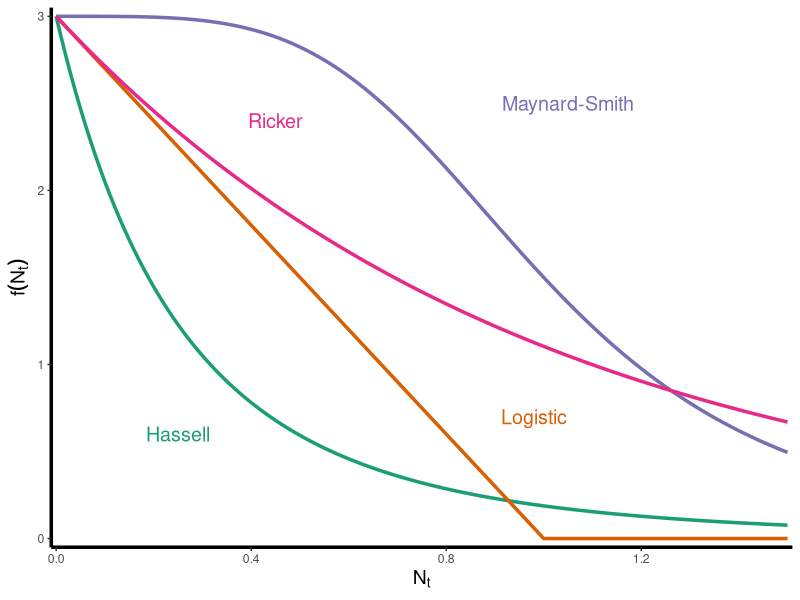
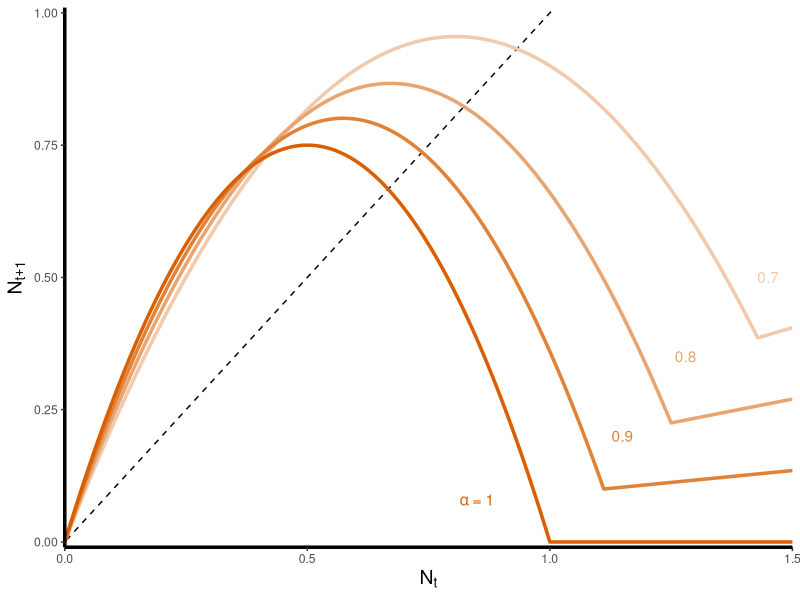

Reproduce these figures in R, in order. (Note: this script raises an error after producing the figures.)
# Contact: zachary.miller@yale.edu
# Simulation and visualization code for
# "Stabilization of fluctuating population dynamics via the evolution of dormancy"
# by Z.R. Miller, D. Vasseur, and P.M. Hull

library(tidyverse)
library(viridis)
library(ggpubr)
library(RColorBrewer)
library(deSolve)

viridis_pal <- viridis(10) # define a palette to use throughout

##### Simulation functions #####

general_dormancy_dynamics <- function(r1, r2 = r1, # intrinsic growth rates 
                                      a1, a2 = a1, # active fractions (controlling fraction dormant)
                                      m1, m2 = m1, # mortality rates in dormancy
                                      x1_init, x2_init = 0, # initial population sizes
                                      t_max, # number of time steps to iterate dynamics
                                      dd_function = logistic_map # function defining density-dependence of net growth rates
                                      ){
  
  # General function for numerically iterating population dynamics of two ecotypes with dormancy
  # Dynamics correspond to Eq. S11
  # For dynamics of one ecotype, use x2_init = 0

  # Initialize populations
  x1 <- x2 <- vector(length = t_max)
  x1[1] <- x1_init
  x2[1] <- x2_init
  
  # Iterate dynamics
  for(i in 1:(t_max-1)){
    
    x1[i+1] <- r1 * a1 * x1[i] * dd_function(a1 * x1[i] + a2 * x2[i]) + (1 - a1) * (1 - m1) * x1[i]
    x2[i+1] <- r2 * a2 * x2[i] * dd_function(a1 * x1[i] + a2 * x2[i]) + (1 - a2) * (1 - m2) * x2[i]
    
  }
  
  # Organize output
  ts <- tibble(t = 1:t_max, x1 = x1, x2 = x2) # convert to tibble
  ts <- ts %>% pivot_longer(cols = -t, names_to = "type") # pivot to tidy form (for convenient plotting)
  if(x2_init == 0) ts <- ts %>% filter(type != "x2") # if second ecotype not present, remove from the output
  
  return(ts)
}


glv_dormancy <- function(t, x, parameters) {
  with(as.list(c(x, parameters)), {
    
    # general function for generalized Lotka-Volterra dynamics with dormancy
    # (for numerical integration with deSolve)
    
    A <- matrix(A, nrow = 3 * n) # interaction matrix
    B <- matrix(B, nrow = 3 * n) # dormancy transition matrix
    
    dx <- x * (r + A %*% x) + B %*% x # after Eq. 6
    
    return(list(dx))
  })
}

### Common forms of density-dependence (with arbitrary parameterizations)

logistic_map <- function(x){
  pmax(1 - x, 0)
}

ricker_map <- function(x){
  exp(-x)
}

hassell_map <- function(x){
  1 / (1 + x)^4
}

maynardsmith_map <- function(x){
  1 / (1 + x^4)
}


##### Manuscript figures #####

### Conceptual figure (Fig. 1)

## Panel A: Illustration of common (separable) density-dependence functions
r <- 3
df_models <- tibble(N = seq(0, 1.5, by = 0.01),
                    logistic = r * logistic_map(N),
                    ricker = r * ricker_map(N),
                    hassell = r * hassell_map(N),
                    maynardsmith = r * maynardsmith_map(N))

pa <- df_models %>% 
  pivot_longer(cols = -N, names_to = "model", values_to = "growth_rate") %>% # pivot to tidy form
  ggplot() + 
  aes(x = N, y = growth_rate, group = model, color = model) +
  geom_line(size = 1.2) + 
  annotate("text", x = c(0.25, 0.98, 1.05, 0.45), y = c(0.6, 0.7, 2.5, 2.4), 
           label = c("Hassell", "Logistic", "Maynard-Smith", "Ricker"),
           color = brewer.pal(4, "Dark2"),
           size = 5) + 
  xlab(expression(N[t])) + ylab(expression(f(N[t]))) + 
  scale_x_continuous(expand = c(0, 0.01), breaks = c(0, 0.4, 0.8, 1.2)) + 
  scale_y_continuous(expand = c(0, 0.05), limits = c(0, 3)) + 
  scale_color_manual(values = brewer.pal(4, "Dark2")) + 
  theme_classic() + 
  theme(legend.position = "none",
        axis.title = element_text(size = 14, face = "bold"),
        axis.line = element_line(linewidth = 1.2))

ggsave(filename = "./figures/models_conceptual.png", plot = pa, device = "png", 
       width = 4, height = 3, units = "in", dpi = 500)

## Panel B: Illustration of population map with dormancy (using logistic density-dependence)
df_alphas <- tibble(N = seq(0, 1.5, by = 0.001), # generate maps for different choices of alpha
                    a_1 = N * r * logistic_map(N),
                    a_0.9 = 0.9 * N * r * logistic_map(0.9 * N) + (1 - 0.9) * (1 - 0.1) * N,
                    a_0.7 = 0.7 * N * r * logistic_map(0.7 * N) + (1 - 0.7) * (1 - 0.1) * N,
                    a_0.8 = 0.8 * N * r * logistic_map(0.8 * N) + (1 - 0.8) * (1 - 0.1) * N)
  
pb <- df_alphas %>% 
  pivot_longer(cols = -N, names_to = "alpha", values_to = "N_plus") %>% # pivot to tidy form
  ggplot() + 
  aes(x = N, y = N_plus, group = alpha, color = alpha) + 
  geom_abline(slope = 1, intercept = 0, linetype = "dashed") + # add one-to-one line
  geom_line(size = 1.2) + 
  annotate("text", 
           x = c(1.45, 1.28, 1.15, 0.85), 
           y = c(0.5, 0.35, 0.2, 0.08), 
           label = c(0.7, 0.8, 0.9, "paste(alpha, \" = 1\")"),
           parse = TRUE,
           color = colorRampPalette(c("#F2C9AA", "#D95F02"))(4)) + # match scale_color palette (below)
  xlab(expression(N[t])) + ylab(expression(N[t+1])) + 
  scale_x_continuous(expand = c(0, 0), breaks = c(0, 0.5, 1, 1.5)) + 
  scale_y_continuous(expand = c(0, 0.01), limits = c(0, 1)) + 
  scale_color_manual(values = colorRampPalette(c("#F2C9AA", "#D95F02"))(4)) +
  theme_classic() + 
  theme(legend.position = "none",
        axis.title = element_text(size = 14, face = "bold"),
        axis.line = element_line(linewidth = 1.2))

ggsave(filename = "./figures/alphas_conceptual.png", plot = pb, device = "png", 
       width = 4, height = 3, units = "in", dpi = 500)


### Logistic model bifurcation diagram (Fig. 2)

r_seq <- seq(0.01, 5, 0.001)
bif_df <- tibble(r = numeric(),
                 values = numeric())

# Iterate logistic model without dormancy to generate standard bifurcation diagram (for panel A)
for(r in r_seq){
  
  # Iterate dynamics for 1000 timesteps to determine attractor
  ts <- general_dormancy_dynamics(r1 = r, a1 = 1, m1 = 0, 
                            x1_init = max(0, (r - 1) / r + 0.01), # start near equilibrium for faster convergence
                            x2_init = 0, 
                            t_max = 1000, 
                            dd_function = logistic_map)
  
  ts <- ts %>% replace(is.na(.), 0)
  bif_df <- bif_df %>% add_row(r = r, values = unique(tail(ts$value, 100))) # save unique values from last 100 time steps
}

# Now use r_eff (Eq. 3) to classify dynamics for different combinations of r and alpha
df <- tibble(expand.grid(a = seq(0.01, 1, by = 0.001), 
                         r = r_seq))

m <- 0.01 # fix m at a small value

df <- df %>% 
  mutate(r_eff = a * r + (1 - a) * (1 - m), # calculate r_eff (Eq. 3)
         dyn = ifelse(r_eff < 1, 0, # classify dynamics using known bifurcation points for the logistic map (see e.g. Devenay 1986/2019)
                      ifelse(r_eff < 3, 1, # 0 denotes extinction, Inf denotes chaos, otherwise numbers denote the periodicity
                             ifelse(r_eff < 3.4495, 2,
                                    ifelse(r_eff < 3.544, 4,
                                           ifelse(r_eff < 3.56995, 8, Inf))))))

## Panel A: Plot standard bifurcation diagram

pa <- bif_df %>% 
  left_join(., df %>% filter(a == 1), by = "r") %>% # join data frames (to color by qualitative dynamics)
  filter(r >= 1) %>% # only plot r values where the population can grow
  ggplot() + 
  aes(x = r, y = values, color = as.factor(dyn)) + 
  geom_point(size = 0.1) + 
  xlab("Growth rate (r)") + 
  ylab("Population size") +
  scale_x_continuous(expand = c(0, 0)) +
  scale_color_manual(values = c(viridis_pal[1],
                               viridis_pal[4],
                               viridis_pal[7:10])) +
  guides(color = FALSE) +
  theme_classic()

## Panel B: Qualitative dynamics as a function of alpha and r

pb <- df %>% 
  filter(a > 0, r >= 1) %>%
  ggplot() + 
  aes(x = r, y = a, fill = as.factor(dyn)) + 
  geom_raster() + 
  xlab("Growth rate (r)") + ylab(expression(Active~fraction~(alpha))) +
  scale_x_continuous(expand = c(0, 0)) +
  scale_y_continuous(expand = c(0, 0)) + 
  scale_fill_manual(values = c(viridis_pal[1],
                               viridis_pal[4],
                               viridis_pal[7:10]),
                    labels = c("Extinction",
                               "Stable",
                               "Period 2",
                               "Period 4",
                               "Period 8+",
                               "Chaos")) + 
  guides(fill = guide_legend(override.aes = list(size = 0.4))) + 
  theme_bw() + 
  theme(legend.position = c(0.65, 0.1), 
        legend.direction = "horizontal",
        legend.title = element_blank(), 
        legend.text = element_text(size = 8),
        legend.margin = margin(c(2,2,2,2)))

# combine panels
p <- ggarrange(plotlist = list(pa, pb), nrow = 2, heights = c(0.5, 1), 
          labels = "AUTO", font.label = list(face = "plain"))

ggsave(filename = "./figures/bifurcation_diagram.png", plot = p, device = "png", 
     width = 4.5, height = 6, units = "in", dpi = 400)


### Mutual invasion time series (Fig. 3)

all_ts <- tibble(t = numeric(), type = numeric(), value = numeric(),
                 inv_a = numeric(), IC = character())

# global parameters
r_res <- 3.8
r_inv <- 3.8
m <- 0.05

t_est <- 50 # iterate resident dynamics for t_est steps so that invader enters with resident at steady state
t_max <- 200 # number of time steps for invasion time series

## Panel TL

# set parameters (discussed in text)
a_res <- 1
a_inv <- 0.7

# iterate resident dynamics to reach steady state
establish_res <- general_dormancy_dynamics(r1 = r_res, r2 = r_inv, a1 = a_res, a2 = a_inv, m1 = m,
                                           x1_init = (a_res * r_res + (1 - a_res) * (1 - m) - 1) / (r_res * a_res^2) + 0.01, # start near equilibrium for faster convergence
                                           x2_init = 0, t_max = t_est)

# iterate dynamics with invader at low initial abundance
introduce_inv <- general_dormancy_dynamics(r1 = r_res, r2 = r_inv, a1 = a_res, a2 = a_inv, m1 = m,
                                           x1_init = max(tail(establish_res, 2)$value), 
                                           x2_init = 0.01, t_max = t_max)

ts <- introduce_inv %>% mutate(type = ifelse(type == "x1", 2, 1),
                               inv_a = min(a_res, a_inv), IC = "No-dormancy resident")
all_ts <- all_ts %>% add_row(ts)

# for inset panel
long_ts <- general_dormancy_dynamics(r1 = r_res, r2 = r_inv, a1 = a_res, a2 = a_inv, m1 = m,
                                           x1_init = 0.1, 
                                           x2_init = 0.1, t_max = 1000)

long_ts <- long_ts %>% mutate(type = ifelse(type == "x1", 2, 1),
                              inv_a = min(a_res, a_inv), IC = "No-dormancy resident")

## Panel TR

# set parameters (discussed in text)
a_res <- 0.7
a_inv <- 1

# iterate resident dynamics to reach steady state
establish_res <- general_dormancy_dynamics(r1 = r_res, r2 = r_inv, a1 = a_res, a2 = a_inv, m1 = m,
                                           x1_init = (a_res * r_res + (1 - a_res) * (1 - m) - 1) / (r_res * a_res^2) + 0.01, # start near equilibrium for faster convergence
                                           x2_init = 0, t_max = t_est)

# iterate dynamics with invader at low initial abundance
introduce_inv <- general_dormancy_dynamics(r1 = r_res, r2 = r_inv, a1 = a_res, a2 = a_inv, m1 = m,
                                           x1_init = max(tail(establish_res, 2)$value), 
                                           x2_init = 0.01, t_max = t_max)

ts <- introduce_inv %>% mutate(type = ifelse(type == "x1", 1, 2),
                               inv_a = min(a_res, a_inv), IC = "Dormancy resident")
all_ts <- all_ts %>% add_row(ts)

## Panel BL

# set parameters (discussed in text)
a_res <- 1
a_inv <- 0.8

# iterate resident dynamics to reach steady state
establish_res <- general_dormancy_dynamics(r1 = r_res, r2 = r_inv, a1 = a_res, a2 = a_inv, m1 = m,
                                           x1_init = (a_res * r_res + (1 - a_res) * (1 - m) - 1) / (r_res * a_res^2) + 0.01, # start near equilibrium for faster convergence
                                           x2_init = 0, t_max = t_est)

# iterate dynamics with invader at low initial abundance
introduce_inv <- general_dormancy_dynamics(r1 = r_res, r2 = r_inv, a1 = a_res, a2 = a_inv, m1 = m,
                                           x1_init = max(tail(establish_res, 2)$value), 
                                           x2_init = 0.01, t_max = t_max)

ts <- introduce_inv %>% mutate(type = ifelse(type == "x1", 2, 1),
                               inv_a = min(a_res, a_inv), IC = "No-dormancy resident")
all_ts <- all_ts %>% add_row(ts)

## Panel BR

# set parameters (discussed in text)
a_res <- 0.8
a_inv <- 1

# iterate resident dynamics to reach steady state
establish_res <- general_dormancy_dynamics(r1 = r_res, r2 = r_inv, a1 = a_res, a2 = a_inv, m1 = m,
                                           x1_init = (a_res * r_res + (1 - a_res) * (1 - m) - 1) / (r_res * a_res^2) + 0.01, # start near equilibrium for faster convergence
                                           x2_init = 0, t_max = t_est)

# iterate dynamics with invader at low initial abundance
introduce_inv <- general_dormancy_dynamics(r1 = r_res, r2 = r_inv, a1 = a_res, a2 = a_inv, m1 = m,
                                           x1_init = max(tail(establish_res, 2)$value), 
                                           x2_init = 0.01, t_max = t_max)

ts <- introduce_inv %>% mutate(type = ifelse(type == "x1", 1, 2),
                               inv_a = min(a_res, a_inv), IC = "Dormancy resident")
all_ts <- all_ts %>% add_row(ts)

p <- all_ts %>%
  ggplot() + 
  aes(x = t, y = value, group = type, color = as.factor(type)) +
  geom_line() + 
  facet_grid(inv_a~fct_rev(IC),
             labeller = labeller(inv_a = function(x) paste("\U03B1' =", x))) + 
  scale_y_log10() + 
  scale_color_manual(values = c(viridis_pal[4],
                                viridis_pal[10])) + 
  xlab("Time") + ylab("Population size") + 
  coord_cartesian(ylim = c(0.002, 1.1)) +
  theme_classic() + 
  theme(legend.position = "none",
        #strip.text.x = element_blank(),
        panel.border = element_rect(colour = "black", 
                                    fill = NA, linewidth = 0.75))

p_inset <- long_ts %>%
  ggplot() + 
  aes(x = t, y = value, group = type, color = as.factor(type)) + 
  geom_line() + 
  scale_y_log10() + 
  scale_x_continuous(breaks = c(992, 996, 1000)) + 
  scale_color_manual(values = c(viridis_pal[4],
                                viridis_pal[10])) + 
  xlab("Time") + ylab("Population size") + 
  coord_cartesian(xlim = c(992, 1000), ylim = c(0.06, 1.1)) +
  theme_classic() + 
  theme(legend.position = "none",
        #strip.text.x = element_blank(),
        axis.text=element_text(size = 8),
        axis.title = element_blank(),
        panel.border = element_rect(colour = "black", 
                                    fill = NA, linewidth = 0.75))

p_comb <- ggdraw() +
  draw_plot(p) +
  draw_plot(p_inset, height = 0.23, width = 0.23, x = 0.27, y = 0.53)

ggsave(filename = "./figures/invasion.png", plot = p_comb, device = "png", 
      width = 5, height = 4, units = "in", dpi = 500)


### Numerical calculation of IGR with varying alpha and m for several r values

r_vec <- c(3.2, 3.4, 3.6, 3.8, 3.9)

# how many alpha and m values to test
a_n <- 1000
r_n <- 1000

a_vec <- seq(0.001, 0.99, length.out = a_n)
TOL <- 10^-5

t_max <- 1000 # number of timesteps for numerical iteration
t_inv <- t_max - 400 # timepoint at which to begin calculating IGR (allowing resident to reach steady state)

df <- tibble(a = numeric(), 
             r = numeric(), 
             m = numeric(), 
             var_x = numeric(),
             IGR = numeric())

for(r in r_vec){
  
  # iterate resident dynamics (always using resident with no dormancy)
  ts <- general_dormancy_dynamics(r1 = r, a1 = 1, m1 = 0, 
                                  x1_init = (r - 1)/r + 0.01, # start near equilibrium for fast convergence
                                  x2_init = 0, t_max = t_max)
  ts <- ts %>% pull(value)
  ts <- ts[t_inv:t_max] # pull late values (after transient dynamics have elapsed)
  
  # find a time point such that net population change is minimized
  end_pt <- which.min(abs(cumsum(log(r * (1 - ts)))))
  x <- ts[1:(end_pt)] # extract stationary sequence of time points
  
  for(i in 1:length(a_vec)){
    
    inv_a <- a_vec[i]
    
    print(inv_a)
    
    # binary search over m
    
    L <- 0
    R <- 1
    m <- 0.5
    IGR <- (1 / length(x)) * sum(log(r * inv_a * (1 - x) + (1 - inv_a) * (1 - m))) 
    while(abs(IGR) > TOL){
      
      if(IGR > 0){
        L <- m
      }else{
        R <- m
      }
      
      m <- (L + R) / 2
      
      IGR <- (1 / length(x)) * sum(log(r * inv_a * (1 - x) + (1 - inv_a) * (1 - m))) 
    }
    
    df <- df %>% add_row(a = inv_a, r = r, m = m, var_x = var(x), IGR = IGR)
  }
}

p <- df %>% 
  group_by(r, a) %>% 
  ggplot() +
  aes(x = a, y = m, group = r, color = as.factor(r), fill = as.factor(r)) + 
  geom_ribbon(aes(x = a, ymax = m),ymin = 0, alpha = 0.2) +
  geom_line(size = 1.2) +
  scale_color_manual(values = viridis(20)[c(13,15,17,19,20)]) + 
  scale_fill_manual(values = viridis(20)[c(13,15,17,19,20)]) + 
  scale_x_continuous(limits = c(0, 1.1), 
                     breaks = c(0, 0.2, 0.4, 0.6, 0.8, 1), expand = c(0, 0)) +
  scale_y_continuous(limits = c(0, 0.58), expand = c(0, 0)) + 
  xlab(expression(Invader~active~fraction~(alpha*"\u{0027}"))) + 
  ylab("Mortality in dormancy (m)") + 
  geom_text(data = df %>% filter(a == max(a), r < 3.9), 
            aes(label = r), x = 1.05, fontface = "bold") + 
  annotate(geom = "text", x = 1.01, y = 0.555, label = "r = 3.9", 
           color = viridis(20)[20], fontface = "bold") +
  # annotate(geom = "label", x = 0.6, y = 0.465, label = "IGR < 1", 
  #          color = viridis(20)[20], label.size = 2) + 
  # annotate(geom = "label", x = 0.6, y = 0.465, label = "IGR < 1", 
  #          color = "black", label.size = NA) + 
  # annotate(geom = "label", x = 0.8, y = 0.335, label = "IGR > 1", 
  #          color = viridis(20)[20], label.size = 2) + 
  # annotate(geom = "label", x = 0.8, y = 0.335, label = "IGR > 1", 
  #          color = "black", label.size = NA) + 
  annotate(geom = "text", x = 0.55, y = 0.46, label = "IGR < 1",
           color = "black") +
  annotate(geom = "text", x = 0.82, y = 0.34, label = "IGR > 1",
           color = "black") +
  annotate("segment", x = 0.77, y = 0.405, xend = 0.81, yend = 0.375, size = 1.1,
           color = viridis(20)[20], linejoin='mitre',
           arrow = arrow(type = "closed", length = unit(0.02, "npc"))) +
  annotate("segment", x = 0.63, y = 0.395, xend = 0.59, yend = 0.425, size = 1.1,
           color = viridis(20)[20], linejoin='mitre',
           arrow = arrow(type = "closed", length = unit(0.02, "npc"))) +
  theme_classic() + 
  theme(legend.position = "none")

ggsave(filename = "./figures/numerical_IGR.png", plot = p, device = "png", 
       width = 3.5, height = 3, units = "in", dpi = 400)


### Pairwise invasibility plots with logistic density-dependence (Fig. 5)                      

# Calculate IGRs for many combinations of resident and invader alpha values.
# To numerically estimate IGR, iterate resident dynamics for many time steps, then 
# identify a time point with population size as close as possible to the time point
# where the invasion begins -- the resident dynamics are approximately stationary
# over this sequence of time steps. Calculate IGR based on this sequence.

# produce PIPs for 4 combinations of r and m
r_vec <- c(3.3, 3.8)
m_vec <- c(0.01, 0.05)

# how many alpha values to test for resident and invader
res_n <- 500
inv_n <- 500

# generate sequence of alpha values, beginning with the smallest value for which the population can grow (r_eff > 1)
res_a_vec <- seq((1 - min(m_vec)) / (min(r_vec) - min(m_vec)) + 10/res_n, 1, length.out = res_n)
inv_a_vec <- seq((1 - min(m_vec)) / (min(r_vec) - min(m_vec)) + 10/inv_n, 1, length.out = inv_n)

t_max <- 1000 # number of timesteps for numerical iteration
t_inv <- t_max - 400 # timepoint at which to begin calculating IGR (allowing resident to reach steady state)

df <- tibble(res_a = numeric(), inv_a = numeric(), 
             r = numeric(), m = numeric(), 
             IGR = numeric())

for(r in r_vec){
  for(m in m_vec){
    
    for(i in 1:length(res_a_vec)){
      
      res_a <- res_a_vec[i]
      
      # iterate resident dynamics
      ts <- general_dormancy_dynamics(r1 = r, a1 = res_a, m1 = m, 
                                      x1_init = (res_a * r_res + (1 - res_a) * (1 - m) - 1) / (r * res_a^2) + 0.01, # start near equilibrium for faster convergence
                                      x2_init = 0, t_max = t_max)
      ts <- ts %>% pull(value)
      ts <- ts[t_inv:t_max] # pull late values (after transient dynamics have elapsed)
      
      # find a time point such that net population change is minimized
      end_pt <- which.min(abs(cumsum(log(res_a * r * (1 - res_a * ts) + (1 - res_a) * (1 - m)))))
      x <- ts[1:(end_pt)] # extract stationary sequence of time points
      
      for(j in 1:length(inv_a_vec)){
        
        inv_a <- inv_a_vec[j]
        
        # calculate IGR over stationary resident dynamics
        IGR <- sum(log(r * inv_a * (1 - res_a * x) + (1 - inv_a) * (1 - m)))
        df <- df %>% add_row(res_a = res_a, inv_a = inv_a, r = r, m = m, IGR = IGR)
      }
    }
  }
}

p <- df %>% 
  filter(res_a != inv_a) %>%
  ggplot() + 
  aes(x = res_a, y = inv_a, fill = IGR > 0) + 
  geom_raster(alpha = 0.75) + 
  geom_abline(slope = 1, intercept = 0, size = 1, color = "gray") + # indicate neutral line
  geom_vline(data = . %>% group_by(res_a, r, m) %>% # add a vertical line for ESS
               summarize(max_IGR = max(IGR)) %>%
               group_by(r, m) %>% 
               filter(max_IGR == min(max_IGR)), 
             aes(xintercept = res_a),
              linetype = "dashed", size = 0.8) +
  # geom_hline(data = . %>% group_by(res_a, r, m) %>% # add a horizontal line for ESS 
  #              summarize(max_IGR = max(IGR)) %>%
  #              group_by(r, m) %>% 
  #              filter(max_IGR == min(max_IGR)), 
  #            aes(yintercept = res_a),
  #            linetype = "dashed", size = 0.8) +
  geom_vline(aes(xintercept = (3 - (1 - m))/(r - (1 - m))), # add a vertical line for bifurcation point
             linetype = "11", color = "red", size = 1) + 
  geom_point(data = tibble(r = 3.8, m = 0.05, res_a = c(0.999, 0.7), inv_a = c(0.7, 0.995)), 
             size = 2) + 
  geom_point(data = tibble(r = 3.8, m = 0.05, res_a = c(0.999, 0.8), inv_a = c(0.8, 0.995)), 
             pch = 4, size = 2, stroke = 0.8) + 
  annotate(geom = "text", x = 0.6, y = 0.45, label = "\u2013", size = 8) + 
  annotate(geom = "text", x = 0.45, y = 0.6, label = "+", size = 8) + 
  scale_x_continuous(expand = c(0, 0)) +
  scale_y_continuous(expand = c(0, 0)) + 
  scale_fill_manual(values = c(viridis_pal[10],
                                viridis_pal[4])) + 
  facet_grid(m ~ r, 
             labeller = labeller(m = function(x) paste0("m = ", x),
                                 r = function(x) paste0("r = ", x))) + 
  coord_cartesian(clip = "off") + 
  theme_classic() +
  xlab("Resident active fraction") + ylab("Invader active fraction") + 
  theme(legend.position = "none",
        strip.background = element_rect(fill=NA))

ggsave(filename = "./figures/pip.png", plot = p, device = "png", 
       width = 5, height = 5, units = "in", dpi = 400)


##### SI figures #####


### Mutual invasion with differing r values (Fig. S2)

all_ts <- tibble(t = numeric(), type = numeric(), value = numeric(),
                 inv_a = numeric(), IC = character())

# global parameters
m <- 0.05

t_est <- 50 # iterate resident dynamics for t_est steps so that invader enters with resident at steady state
t_max <- 400 # number of time steps for invasion time series

## Panel TL

# set parameters (discussed in text)
a_res <- 1
a_inv <- 0.7
r_res <- 3.9
r_inv <- 3.7

# iterate resident dynamics to reach steady state
establish_res <- general_dormancy_dynamics(r1 = r_res, r2 = r_inv, a1 = a_res, a2 = a_inv, m1 = m,
                                           x1_init = (a_res * r_res + (1 - a_res) * (1 - m) - 1) / (r_res * a_res^2) + 0.01, # start near equilibrium for faster convergence
                                           x2_init = 0, t_max = t_est)

# iterate dynamics with invader at low initial abundance
introduce_inv <- general_dormancy_dynamics(r1 = r_res, r2 = r_inv, a1 = a_res, a2 = a_inv, m1 = m,
                                           x1_init = max(tail(establish_res, 2)$value), 
                                           x2_init = 0.01, t_max = t_max)

ts <- introduce_inv %>% mutate(type = ifelse(type == "x1", 2, 1),
                               inv_a = min(a_res, a_inv), IC = "No-dormancy resident")
all_ts <- all_ts %>% add_row(ts)

# for inset plot
long_ts <- general_dormancy_dynamics(r1 = r_res, r2 = r_inv, a1 = a_res, a2 = a_inv, m1 = m,
                                     x1_init = 0.1, 
                                     x2_init = 0.1, t_max = 1000)

long_ts <- long_ts %>% mutate(type = ifelse(type == "x1", 2, 1),
                              inv_a = min(a_res, a_inv), IC = "No-dormancy resident")

## Panel TR

# set parameters (discussed in text)
a_res <- 0.7
a_inv <- 1
r_res <- 3.7
r_inv <- 3.9

# iterate resident dynamics to reach steady state
establish_res <- general_dormancy_dynamics(r1 = r_res, r2 = r_inv, a1 = a_res, a2 = a_inv, m1 = m,
                                           x1_init = (a_res * r_res + (1 - a_res) * (1 - m) - 1) / (r_res * a_res^2) + 0.01, # start near equilibrium for faster convergence
                                           x2_init = 0, t_max = t_est)

# iterate dynamics with invader at low initial abundance
introduce_inv <- general_dormancy_dynamics(r1 = r_res, r2 = r_inv, a1 = a_res, a2 = a_inv, m1 = m,
                                           x1_init = max(tail(establish_res, 2)$value), 
                                           x2_init = 0.01, t_max = t_max)

ts <- introduce_inv %>% mutate(type = ifelse(type == "x1", 1, 2),
                               inv_a = min(a_res, a_inv), IC = "Dormancy resident")
all_ts <- all_ts %>% add_row(ts)


p <- all_ts %>%
  ggplot() + 
  aes(x = t, y = value, group = type, color = as.factor(type)) +
  geom_line() + 
  facet_grid(inv_a~fct_rev(IC),
             labeller = labeller(inv_a = function(x) paste("\U03B1' =", x))) + 
  scale_y_log10() + 
  scale_color_manual(values = c(viridis_pal[4],
                                viridis_pal[10])) + 
  xlab("Time") + ylab("Population size") + 
  coord_cartesian(ylim = c(0.002, 1.1)) +
  theme_classic() + 
  theme(legend.position = "none",
        #strip.text.x = element_blank(),
        panel.border = element_rect(colour = "black", 
                                    fill = NA, linewidth = 0.75))

p_inset <- long_ts %>%
  ggplot() + 
  aes(x = t, y = value, group = type, color = as.factor(type)) + 
  geom_line() + 
  scale_y_log10() + 
  scale_x_continuous(breaks = c(992, 996, 1000)) + 
  scale_color_manual(values = c(viridis_pal[4],
                                viridis_pal[10])) + 
  xlab("Time") + ylab("Population size") + 
  coord_cartesian(xlim = c(992, 1000), ylim = c(0.06, 1.1)) +
  theme_classic() + 
  theme(legend.position = "none",
        #strip.text.x = element_blank(),
        axis.text=element_text(size = 8),
        axis.title = element_blank(),
        panel.border = element_rect(colour = "black", 
                                    fill = NA, linewidth = 0.75))

p_comb <- ggdraw() +
  draw_plot(p) +
  draw_plot(p_inset, height = 0.4, width = 0.25, x = 0.25, y = 0.2)

ggsave(filename = "./figures/si_invasion.png", plot = p_comb, device = "png", 
       width = 6, height = 3, units = "in", dpi = 500)



### Invasion of simple, chaotic food web by dormancy in continuous-time (Fig. S3)

# Set up parameters for 3 spp food from Gilpin (1979) -- see also Robey et al. 2024

n <- 3 # number of species
A <- -1000 * matrix(c(0.001, 0.001, 0.01, 0.0015, 0.001, 0.001, -0.005, -0.0005, 0), 
                    byrow = TRUE, nrow = n) # 3 spp interaction matrix
r <- c(10, 10, -10) # growth rates

m <- 0.01 # morality rate in dormancy
p <- c(0, 0, 1.5) # transition rates (into dormancy)
q <- c(0, 0, 0.015) # transition rates (out of dormancy)

# build 3n x 3n interaction matrix (corresponding to ecotypes without (n) and with (n) dormancy + dormant states (n))
big_A <- rbind(cbind(A, A, matrix(0, n, n)),
               cbind(A, A, matrix(0, n, n)),
               cbind(matrix(0, n, 2 * n), -m * diag(n)))

# build 3n x 3n matrix of dormancy transition rates
big_B <- rbind(matrix(0, n, 3 * n),
               cbind(matrix(0, n, n), -diag(p), diag(q)),
               cbind(matrix(0, n, n), diag(p), -diag(q)))

big_r <- c(rep(r, times = 2), rep(0, n))


# initial population sizes for resident community (without dormancy)
x <- c(1, 10, 0.1,
       0, 0, 0,
       0, 0, 0)

parameters <- list(A = as.vector(big_A), B = as.vector(big_B), r = big_r, n = n)
times <- seq(0, 60, by = 0.1)

# integrate resident dynamics to reach steady state
out1 <- ode(y = x, time = times, func = glv_dormancy, parms = parameters, method = "ode45")

# re-initialize with current resident population sizes, but adding rare predator with dormancy
x <- c(out1[nrow(out1), c(2, 3, 4)],
       0, 0, 10^-20,
       0, 0, 0)

parameters <- list(A = as.vector(big_A), B = as.vector(big_B), r = big_r, n = n)
times <- seq(0, 100, by = 0.1)

# integrate dynamics with invader
out2 <- ode(y = x, time = times, func = glv_dormancy, parms = parameters, method = "ode45")

# combine time-series
out2[, 1] <- out2[, 1] + 60
out <- rbind(out1, out2)

df <- out[, c(1, 2, 3, 4, 7, 10)] # keep only non-zero populations for plotting

p <- df %>% 
  as_tibble() %>%
  pivot_longer(cols = -time) %>%
  filter(value > 0) %>%
  mutate(type = ifelse(name > 2 * n, "dormant", "active")) %>% # classify populations as dormant or active
  mutate(name = ifelse(name == 1, "V1", # assign species labels
                       ifelse(name == 2, "V2",
                              ifelse(name == 3, "P", 
                                     "P'")))) %>%
  ggplot() + 
  aes(x = time, y = log10(value), # plot log population dynamics
      group = interaction(name, type), 
      color = name, alpha = type) + 
  annotate(geom = "rect", xmin = 60, xmax = 95, ymin = -Inf, ymax = Inf, # annotate distinct intervals of the dynamics (see text)
           fill = "gray95") + 
  annotate(geom = "rect", xmin = 95, xmax = 120, ymin = -Inf, ymax = Inf,
           fill = "gray80") + 
  geom_vline(xintercept = 60, linetype = "dashed") + # indicate time point where invader is introduced
  geom_line(size = 1) + 
  xlab("Time") + ylab("Population size (log)") +
  facet_grid(name~., scales = "free_y") + 
  scale_y_continuous(breaks = scales::extended_breaks(n = 4)) + 
  scale_x_continuous(expand = c(0, 0)) + 
  scale_alpha_discrete(range = c(1, 0.4)) + 
  theme_classic() + 
  theme(legend.position = "none")

# ggsave(filename = "./figures/box.png", plot = p, device = "png", 
#       width = 4, height = 3, units = "in", dpi = 400)



### Ricker model bifurcation diagram (Fig. S4)

# As Fig. 2, but with Ricker density-dependence

r_seq <- seq(0.1, 20, 0.01)
bif_df <- tibble(r = numeric(),
                 values = numeric())

for(r in r_seq){
  
  # Iterate Ricker model without dormancy to generate standard bifurcation diagram (for panel A)
  ts <- general_dormancy_dynamics(r1 = r, a1 = 1, m1 = 0, 
                                  x1_init = max(0, log(r) + 0.01), # start near equilibrium for faster convergence
                                  x2_init = 0, 
                                  t_max = 1000, 
                                  dd_function = ricker_map)
  
  ts <- ts %>% replace(is.na(.), 0)
  bif_df <- bif_df %>% add_row(r = r, values = unique(tail(ts$value, 100))) # save unique values from last 100 time steps
}

# Now, use numerical iteration to classify dynamics for different combinations of r and alpha
a_seq <- seq(0.1, 1, by = 0.005)
df <- tibble(a = numeric(), r = numeric(), dyn = numeric())

m <- 0.01 # fix m at a small value

for(r in r_seq){
  for(a in a_seq){
    
    # iterate resident dynamics
    ts <- general_dormancy_dynamics(r1 = r, a1 = a, m1 = 0, 
                                    x1_init = max(0, -log((1 - (1 - a)*(1-m)) / (a * r)) + 0.01), # start near equilibrium for faster convergence
                                    x2_init = 0, t_max = 2500, 
                                    dd_function = ricker_map)
    
    ts <- ts %>% replace(is.na(.), 0)
    x <- unique(round(tail(ts$value, 100), 2)) # save unique values from last 100 time steps (round to identify the limit set)
    
    # classify dynamics according to number of points in the limit set
    dyn <- ifelse(max(x) < 10^-6, 0,
                  ifelse(length(x) %in% c(1,2,4,8), length(x),
                          Inf))
    
    df <- df %>% add_row(a = a, r = r, dyn = dyn)
  }
}

## Panel A: Plot standard bifurcation diagram

pa <- bif_df %>% 
  left_join(., df %>% filter(a == 1), by = "r") %>% # join data frames (to color by qualitative dynaimcs)
  filter(r >= 1) %>% # only plot r values where the population can grow
  ggplot() + 
  aes(x = r, y = values, color = as.factor(dyn)) + 
  geom_point(size = 0.1) + 
  xlab("Growth rate (r)") + ylab("Population size") +
  scale_x_continuous(expand = c(0, 0)) +
  scale_y_continuous(labels = function(x) sprintf("%.2f", x)) + 
  scale_color_manual(values = c(viridis_pal[1],
                                viridis_pal[4],
                                viridis_pal[7:10])) +
  guides(color = FALSE) +
  theme_classic()

## Panel B: Qualitative dynamics as a function of alpha and r

pb <- df %>% 
  filter(a > 0, r >= 1) %>%
  ggplot() + 
  aes(x = r, y = a, fill = as.factor(dyn)) + 
  geom_raster() + 
  xlab("Growth rate (r)") + 
  ylab(expression(Active~fraction~(alpha))) +
  scale_x_continuous(expand = c(0, 0)) +
  scale_y_continuous(expand = c(0, 0)) + 
  scale_fill_manual(values = c(viridis_pal[1],
                              viridis_pal[4],
                              viridis_pal[7:10]),
                   labels = c("Extinction",
                              "Stable",
                              "Period 2",
                              "Period 4",
                              "Period 8+",
                              "Chaos")) +
  guides(fill = guide_legend(override.aes = list(size = 0.4))) + 
  theme_bw() + 
  theme(legend.position = c(0.65, 0.1), 
        legend.direction = "horizontal",
        legend.title = element_blank(), 
        legend.text = element_text(size = 8),
        legend.margin = margin(c(2,2,2,2)))

# combine panels
p <- ggarrange(plotlist = list(pa, pb), nrow = 2, heights = c(0.5, 1), 
               labels = "AUTO", font.label = list(face = "plain"))

# ggsave(filename = "./figures/si_bifurcation_ricker.png", plot = p, device = "png", 
#       width = 4.5, height = 6, units = "in", dpi = 400)


### Pairwise invasibility plots with Ricker density-dependence (Fig. S5) 

# after Fig. 4

# produce PIPs for 4 combinations of r and m
r_vec <- c(10, 20)
m_vec <- c(0.01, 0.05)

# how many alpha values to test for resident and invader
res_n <- 500
inv_n <- 500

# generate sequence of alpha values
res_a_vec <- seq(10/res_n, 1, length.out = res_n)
inv_a_vec <- seq(10/inv_n, 1, length.out = inv_n)

t_max <- 1000 # number of timesteps for numerical iteration
t_inv <- t_max - 400 # timepoint at which to begin calculating IGR (allowing resident to reach steady state)

df <- tibble(res_a = numeric(), inv_a = numeric(), 
             r = numeric(), m = numeric(), 
             IGR = numeric())

# initialize a tibble to record bifurcation points as a function of alpha (for each value of r)
bif <- tibble(r = numeric(), a_c = numeric())

for(r in r_vec){
  
  bif_flag <- FALSE
  
  for(m in m_vec){
    
    for(i in 1:length(res_a_vec)){
      
      res_a <- res_a_vec[i]
      
      # iterate resident dynamics
      ts <- general_dormancy_dynamics(r1 = r, a1 = res_a, m1 = m, 
                                      x1_init = 1.01,
                                      x2_init = 0, t_max = t_max, 
                                      dd_function = function(x) ricker_map(x))
      ts <- ts %>% pull(value)
      ts <- ts[t_inv:t_max] # pull late values (after transient dynamics have elapsed)
      
      # find a time point such that net population change is minimized
      end_pt <- which.min(abs(cumsum(log(res_a * r * ricker_map(res_a * ts) + (1 - res_a) * (1 - m)))))
      x <- ts[1:(end_pt)] # extract stationary sequence of time points
      
      # where the resident population first begins to oscillate, record the bifurcation point
      if((ifelse(length(x) > 1, var(x), 0) > 10^-6) & !bif_flag){ 
        bif_flag <- TRUE
        bif <- bif %>% add_row(r = r, a_c = res_a)
      }
      
      for(j in 1:length(inv_a_vec)){
        
        inv_a <- inv_a_vec[j]
        
        # calculate IGR over stationary resident dynamics
        IGR <- sum(log(r * inv_a * ricker_map(res_a * x ) + (1 - inv_a) * (1 - m)))
        df <- df %>% add_row(res_a = res_a, inv_a = inv_a, r = r, m = m, IGR = IGR)
      }
    }
  }
}

p <- df %>% 
  filter(res_a != inv_a) %>%
  ggplot() + 
  aes(x = res_a, y = inv_a, fill = IGR > 0) + 
  geom_raster(alpha = 0.75) + 
  geom_abline(slope = 1, intercept = 0, size = 1, color = "gray") + # indicate neutral line
  geom_vline(data = . %>% group_by(res_a, r, m) %>% # add a vertical line for ESS
               summarize(max_IGR = max(IGR)) %>%
               group_by(r, m) %>% 
               filter(max_IGR == min(max_IGR)), 
             aes(xintercept = res_a),
             linetype = "dashed", size = 0.8) +
  geom_hline(data = . %>% group_by(res_a, r, m) %>% # add a horizontal line for ESS
               summarize(max_IGR = max(IGR)) %>%
               group_by(r, m) %>% 
               filter(max_IGR == min(max_IGR)), 
             aes(yintercept = res_a),
             linetype = "dashed", size = 0.8) +
  geom_vline(data = bif, aes(xintercept = a_c), # add a vertical line for bifurcation point
             linetype = "11", color = "red", size = 1) + 
  annotate(geom = "text", x = 0.5, y = 0.3, label = "\u2013", size = 8) + 
  annotate(geom = "text", x = 0.3, y = 0.5, label = "+", size = 8) + 
  scale_x_continuous(expand = c(0, 0)) +
  scale_y_continuous(expand = c(0, 0)) + 
  scale_fill_manual(values = c(viridis_pal[10],
                               viridis_pal[4])) + 
  facet_grid(m ~ r, 
             labeller = labeller(m = function(x) paste0("m = ", x),
                                 r = function(x) paste0("r = ", x))) + 
  theme_classic() +
  xlab("Resident active fraction") + ylab("Invader active fraction") + 
  theme(legend.position = "none")

# ggsave(filename = "./figures/si_pip_ricker.png", plot = p, device = "png", 
#       width = 5, height = 5, units = "in", dpi = 400)
